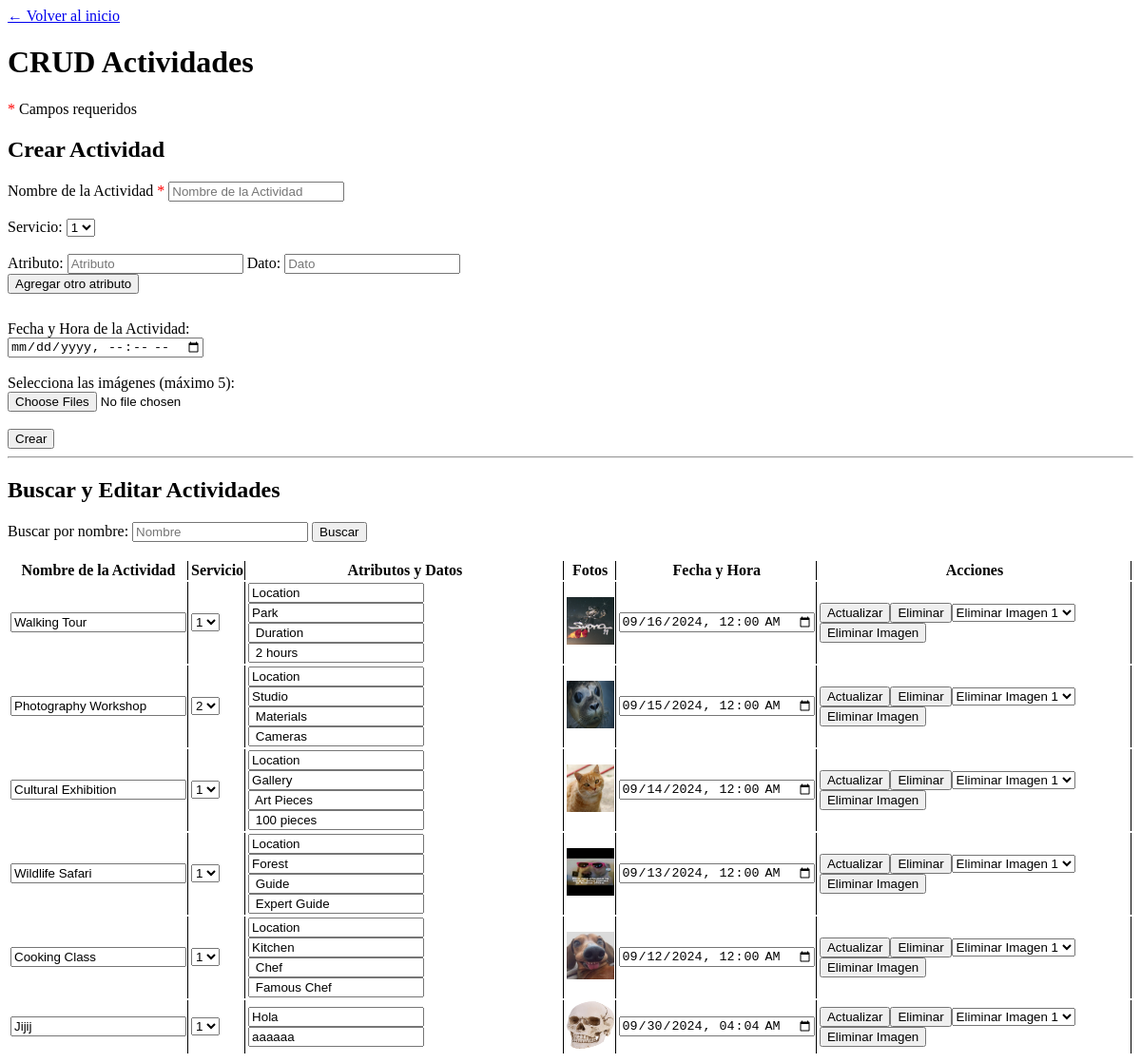
The page /Proyecto/view/activityView.php on the database its author committed.
### tables this page shows
CREATE TABLE `tbactivity` (
  `tbactivityid` int(11) NOT NULL,
  `tbactivityname` varchar(255) NOT NULL,
  `tbactivityservicecompanyid` int(11) NOT NULL,
  `tbactivityatributearray` varchar(255) NOT NULL,
  `tbactivitydataarray` varchar(255) NOT NULL,
  `tbactivityurl` text NOT NULL,
  `tbactivitystatus` tinyint(4) NOT NULL,
  `tbactivitydate` datetime NOT NULL
);

CREATE TABLE `tbservicecompany` (
  `tbservicecompanyid` int(11) NOT NULL,
  `tbtouristcompanyid` int(11) NOT NULL,
  `tbserviceid` text NOT NULL,
  `tbservicecompanyURL` text NOT NULL,
  `tbservicetatus` tinyint(1) NOT NULL
);

### Proyecto/data/serviceCompanyData.php (called while the page is built, shortened)
<?php
include '../domain/ServiceCompany.php';
class serviceCompanyData extends Data {
    public function getAllTBServiceCompanies() {
        $conn = mysqli_connect($this->server, $this->user, $this->password, $this->db);
        $conn->set_charset('utf8');
        $query = "SELECT * FROM tbservicecompany WHERE tbservicetatus = 1;";
        $result = mysqli_query($conn, $query);
        $serviceCompanies = [];
        while ($row = mysqli_fetch_assoc($result)) {
            $currentServiceCompany = new ServiceCompany(
                $row['tbservicecompanyid'],
                $row['tbtouristcompanyid'],
                $row['tbserviceid'],
                $row['tbservicecompanyURL'],
                $row['tbservicetatus']
            );
            array_push($serviceCompanies, $currentServiceCompany);
        }
        return $serviceCompanies;
    }
}

### Proyecto/business/serviceCompanyBusiness.php (called while the page is built, shortened)
<?php
include '../data/serviceCompanyData.php';
class serviceCompanyBusiness {
    private $serviceCompanyData;
    public function __construct() {
        $this->serviceCompanyData = new serviceCompanyData();
    }
    public function getAllTBServiceCompanies(){
        return $this->serviceCompanyData->getAllTBServiceCompanies();
    }
}

### Proyecto/domain/ServiceCompany.php (called while the page is built, shortened)
<?php
class ServiceCompany {
    private $idTbservicecompany;
    function __construct($idTbservicecompany, $tbtouristcompanyid, $tbserviceid, $tbservicecompanyURL,$tbservicetatus) {
        $this->idTbservicecompany = $idTbservicecompany;
    }
     public function getTbservicecompanyid() {
        return $this->idTbservicecompany;
    }
}

### Proyecto/data/activityData.php (called while the page is built, shortened)
<?php
include_once '../domain/Activity.php';
class activityData extends Data {
    public function getAllActivities() {
        $conn = mysqli_connect($this->server, $this->user, $this->password, $this->db);
        $conn->set_charset('utf8mb4');
        $query = "SELECT * FROM tbactivity WHERE tbactivitystatus = 1;";
        $result = mysqli_query($conn, $query);
        $activities = array();
        while ($row = mysqli_fetch_array($result, MYSQLI_ASSOC)) {
            $attributeArray = explode(',', $row['tbactivityatributearray']);
            $dataArray = explode(',', $row['tbactivitydataarray']);
            $urlArray = explode(',', $row['tbactivityurl']);
            $activity = new Activity(
                $row['tbactivityid'],
                $row['tbactivityname'],
                $row['tbactivityservicecompanyid'],
                $attributeArray,
                $dataArray,
                $urlArray,
                $row['tbactivitystatus'],
                $row['tbactivitydate']
            );
            $activities[] = $activity;
        }
        return $activities;
    }
}

### Proyecto/business/activityBusiness.php (called while the page is built, shortened)
<?php
include_once '../data/activityData.php';
class ActivityBusiness {
    private $activityData;
    public function __construct() {
        $this->activityData = new ActivityData();
    }
    public function getAllActivities() {
        return $this->activityData->getAllActivities();
    }
}

### Proyecto/domain/Activity.php (called while the page is built, shortened)
<?php
class Activity {
    private $nameTBActivity;
    private $tbservicecompanyid;
    private $attributeTBActivityArray;
    private $dataAttributeTBActivityArray;
    private $tbactivityurl;
    private $activitydate;
    function __construct ($idTBActivity, $nameTBActivity,$tbservicecompanyid, $attributeTBActivityArray,$dataAttributeTBActivityArray, $tbactivityurl, $statusTBActivity=true, $activitydate) {
        $this->tbservicecompanyid = $tbservicecompanyid;
        $this->nameTBActivity = $nameTBActivity;
        $this->attributeTBActivityArray = $attributeTBActivityArray;
        $this->dataAttributeTBActivityArray = $dataAttributeTBActivityArray;
        $this->tbactivityurl = $tbactivityurl;
        $this->activitydate = $activitydate;
    }
public function getNameTBActivity() {
    return $this->nameTBActivity;
}
public function getTbservicecompanyid() {
    return $this->tbservicecompanyid;
}
public function getAttributeTBActivityArray() {
    return $this->attributeTBActivityArray;
}
public function getDataAttributeTBActivityArray() {
    return $this->dataAttributeTBActivityArray;
}
public function getTbactivityURL() {
    return $this->tbactivityurl;
}
public function getActivityDate() {
    return $this->activitydate;
}
}

### Proyecto/view/activityView.php (the view, shortened to what this page needs)
<!DOCTYPE html>
<html lang="es">
<head>
    <?php
        include '../business/serviceCompanyBusiness.php';
        $serviceCompanyBusiness = new serviceCompanyBusiness();
        $services = $serviceCompanyBusiness->getAllTBServiceCompanies();
        $imageBasePath = '../images/activity/';
    ?>
</head>
<body>
    <a href="adminView.php">← Volver al inicio</a>
    <header>
        <h1>CRUD Actividades</h1>
        <p><span class="required">*</span> Campos requeridos</p>
    </header>
    <section id="create">
        <h2>Crear Actividad</h2>
        <form method="post" id="formCreate" action="../business/activityAction.php" enctype="multipart/form-data">
            <label for="nameTBActivity">Nombre de la Actividad <span class="required">*</span></label>
            <input placeholder="Nombre de la Actividad" type="text" name="nameTBActivity" id="nameTBActivity" required />
            <br><br>
            <label for="serviceId1">Servicio: </label>
            <select name="serviceId" id="serviceId1" required>
                <?php foreach ($services as $service): ?>
                    <option value="<?php echo htmlspecialchars($service->getTbservicecompanyid()); ?>">
                        <?php echo htmlspecialchars($service->getTbservicecompanyid()); ?>
                    </option>
                <?php endforeach; ?>
            </select>
            <br><br>
            <div id="attributes">
                <div>
                    <label for="attribute1">Atributo: </label>
                    <input type="text" name="attributeTBActivityArray[]" id="attribute1" placeholder="Atributo" />
                    <label for="dataAttributeTBActivityArray">Dato: </label>
                    <input type="text" name="dataAttributeTBActivityArray[]" placeholder="Dato" />
                </div>
            </div>
            <button type="button" id="addAttribute">Agregar otro atributo</button>
            <br><br>
            <label class="datetime-label" for="activityDate">Fecha y Hora de la Actividad: </label>
            <input type="datetime-local" name="activityDate" id="activityDate" required>
            <br><br>
            <label for="imagenes">Selecciona las imágenes (máximo 5): </label><br>
            <input type="file" name="imagenes[]" id="imagenes" multiple />
            <br><br>
            <input type="submit" value="Crear" name="create" id="create" />
        </form>
    </section>
    <hr>
    <section>
        <h2>Buscar y Editar Actividades</h2>
        <form id="formSearchOne" method="get">
            <label for="searchOne">Buscar por nombre: </label>
            <input type="text" placeholder="Nombre" name="searchOne" id="searchOne">
            <input type="submit" value="Buscar" />
        </form>
        <br>
        <table>
            <thead>
                <tr>
                    <th>Nombre de la Actividad</th>
                    <th>Servicio</th>
                    <th>Atributos y Datos</th>
                    <th>Fotos</th>
                    <th>Fecha y Hora</th>
                    <th>Acciones</th>
                </tr>
            </thead>
            <tbody>
            <?php
            include_once '../business/activityBusiness.php';
            $activityBusiness = new ActivityBusiness();
            $allActivities = $activityBusiness->getAllActivities();
            if (count($allActivities) > 0) {
                foreach ($allActivities as $current) {
                    echo '<tr>';
                    echo '<form method="post" action="../business/activityAction.php" enctype="multipart/form-data" onsubmit="return confirmAction(event);">';
                    echo '<td>';
                    echo '<input type="text" name="nameTBActivity" value="' . htmlspecialchars($current->getNameTBActivity()) . '">';
                    echo '</td>';
                    echo '<td>';
                    echo '<select name="serviceId" required>';
                    foreach ($services as $service) {
                        echo '<option value="' . htmlspecialchars($service->getTbservicecompanyid()) . '"';
                        if ($service->getTbservicecompanyid() == $current->getTbservicecompanyid()) {
                            echo ' selected';
                        }
                        echo '>' . htmlspecialchars($service->getTbservicecompanyid()) . '</option>';
                    }
                    echo '</select>';
                    echo '</td>';
                    echo '<td>';
                    $attributeArray = $current->getAttributeTBActivityArray();
                    $dataArray = $current->getDataAttributeTBActivityArray();
                    for ($i = 0; $i < count($attributeArray); $i++) {
                        echo '<div>';
                        echo '<input type="text" name="attributeTBActivityArray[]" value="' . htmlspecialchars($attributeArray[$i]) . '" placeholder="Atributo" />';
                        echo '<input type="text" name="dataAttributeTBActivityArray[]" value="' . htmlspecialchars($dataArray[$i]) . '" placeholder="Dato" />';
                        echo '</div>';
                    }
                    echo '</td>';
                    echo '<td>';
                    $urls = $current->getTbactivityURL();
                    foreach ($urls as $index => $url) {
                        if (!empty($url)) {
                            $fullImagePath = $imageBasePath . trim($url);
                            echo '<img src="' . htmlspecialchars($fullImagePath) . '" alt="Foto" width="50" height="50" />';
                        }
                    }
                    echo '</td>';
                    echo '<td>';
                    echo '<input type="datetime-local" name="activityDate" value="' . htmlspecialchars($current->getActivityDate()) . '" />';
                    echo '</td>';
                    echo '<td>';
                    echo '<input type="submit" value="Actualizar" name="update" />';
                    echo '<input type="submit" value="Eliminar" name="delete" />';
                    echo '<select name="imageIndex">';
                    foreach ($urls as $index => $url) {
                        if (!empty($url)) {
                            echo '<option value="' . $index . '">Eliminar Imagen ' . ($index + 1) . '</option>';
                        }
                    }
                    echo '</select>';
                    echo '<input type="submit" value="Eliminar Imagen" name="deleteImage" />';
                    echo '</td>';
                    echo '</form>';
                    echo '</tr>';
                }
            } else {
                echo '<tr><td colspan="6">No se encontraron resultados</td></tr>';
            }
            ?>
            </tbody>
        </table>
    </section>
</body>
</html>

### Proyecto/view/activityView.php (style rules this page uses)
td, th { border-right: 1px solid; }
.required { color: red; }
.datetime-label { display: block; margin-top: 10px; }

### rows shown on the page
tbactivity: nameTBActivity "Walking Tour", serviceId "1", value "Location", value "Park", value "Duration", value "2 hours", activityDate "09/16/2024 00:00"
tbactivity: nameTBActivity "Photography Workshop", serviceId "2", value "Location", value "Studio", value "Materials", value "Cameras", activityDate "09/15/2024 00:00"
tbactivity: nameTBActivity "Cultural Exhibition", value "Location", value "Gallery", value "Art Pieces", value "100 pieces", activityDate "09/14/2024 00:00"
tbactivity: nameTBActivity "Wildlife Safari", value "Location", value "Forest", value "Guide", value "Expert Guide", activityDate "09/13/2024 00:00"
tbactivity: nameTBActivity "Cooking Class", value "Location", value "Kitchen", value "Chef", value "Famous Chef", activityDate "09/12/2024 00:00"
tbactivity: nameTBActivity "Jijij", value "Hola", value "aaaaaa", activityDate "09/30/2024 04:04"

### other values the page prints
form field serviceId "1"
